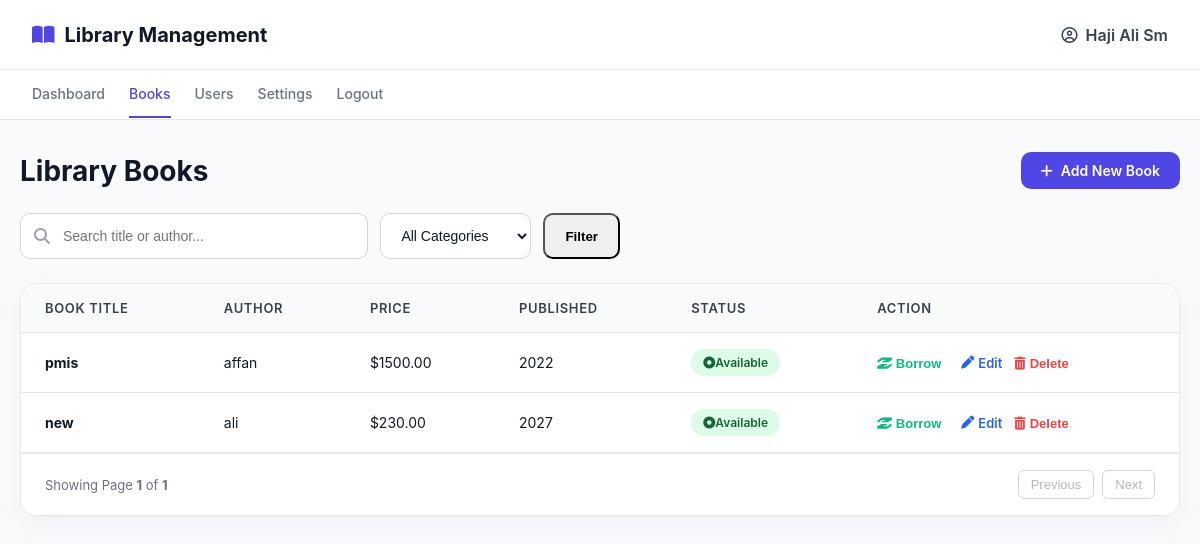
Before: /books/ (signed in) with the older database file.
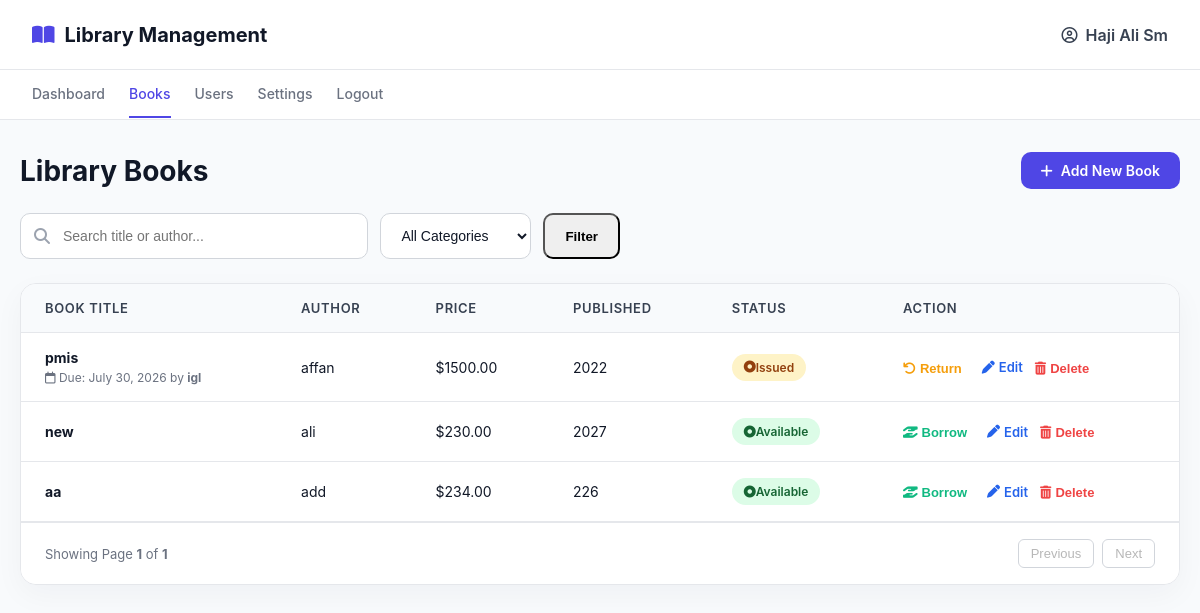
After: the same page with the newer database file.
### books/models.py (models this page shows, shortened)
class Book(models.Model):
    title = models.CharField(max_length=200)
    author = models.CharField(max_length=100)
    price = models.DecimalField(max_digits=8, decimal_places=2)
    published_year = models.IntegerField()
    available = models.BooleanField(default=True)
    CATEGORY_CHOICES = [
        ('Fiction', 'Fiction'),
        ('Science', 'Science & Tech'),
        ('History', 'History'),
        ('Biography', 'Biography'),
        ('General', 'General'),
    ]
    category = models.CharField(max_length=50, choices=CATEGORY_CHOICES, default='General')

class BookLoan(models.Model):
    book = models.ForeignKey(Book, on_delete=models.CASCADE, related_name="loans")
    user = models.ForeignKey(User, on_delete=models.CASCADE, related_name="loans")
    borrowed_at = models.DateTimeField(auto_now_add=True)
    returned_at = models.DateTimeField(null=True, blank=True)
    due_date = models.DateField(null=True, blank=True)

### books/views.py (the view)
# urls.py: path("books/", book_list, name="book-list"),
@login_required
def book_list(request):
    query = request.GET.get('q')
    category_filter = request.GET.get('category')
    books = Book.objects.all().order_by('id')
    if query:
        books = books.filter(
            Q(title__icontains=query) | Q(author__icontains=query)
        )
    if category_filter and category_filter != 'All':
        books = books.filter(category=category_filter)
    paginator = Paginator(books, 5)
    page_number = request.GET.get('page')
    page_obj = paginator.get_page(page_number)
    total_books = Book.objects.count()
    available_books = Book.objects.filter(available=True).count()
    issued_books = Book.objects.filter(available=False).count()
    total_members = User.objects.count()
    context = {
        "books": page_obj,  # Pass the paginated pages instead of books list
        "total_books": total_books,
        "available_books": available_books,
        "issued_books": issued_books,
        "total_members": total_members,
        "active_tab": "books",
        "selected_category": category_filter or 'All'
    }
    return render(request, "books/book_list.html", context)

### books/templates/books/book_list.html (shortened to what this page needs)
{% extends 'books/base.html' %}
{% block content %}
<div class="page-header">
    <h1>Library Books</h1>
    <a href="{% url 'add-book' %}" class="btn-primary" style="background-color: #4F46E5; color: #FFFFFF; text-decoration: none; padding: 10px 20px; border-radius: 10px; font-weight: 600; font-size: 14px; display: inline-flex; align-items: center; gap: 8px;">
        <i class="fa-solid fa-plus"></i> Add New Book
    </a>
</div>
<div class="controls-row">
    <form method="GET" action="{% url 'book-list' %}" style="display: flex; gap: 12px; width: 100%; max-width: 600px; align-items: center;">
        <div class="search-box-wrapper" style="flex: 2; margin-bottom: 0;">
            <i class="fa-solid fa-magnifying-glass search-icon"></i>
            <input type="text" name="q" placeholder="Search title or author..." value="{{ request.GET.q|default:'' }}" style="width: 100%; height: 46px; border-radius: 10px; border: 1px solid #D1D5DB; padding: 12px 16px 12px 42px;">
        </div>
        <select name="category" onchange="this.form.submit()" style="height: 46px; border-radius: 10px; border: 1px solid #D1D5DB; padding: 0 16px; outline: none; background-color: #FFFFFF; font-size: 14px; font-weight: 500; cursor: pointer; color: #111827;">
            <option value="All" {% if selected_category == 'All' %}selected{% endif %}>All Categories</option>
        </select>
        <button type="submit" class="btn-primary" style="height: 46px; border-radius: 10px; padding: 0 20px; font-weight: 600;">Filter</button>
    </form>
</div>
<div class="table-card">
    <div class="table-responsive">
        <table class="book-table">
            <thead>
                <tr>
                    <th>Book Title</th>
                    <th>Author</th>
                    <th>Price</th>
                    <th>Published</th>
                    <th>Status</th>
                    <th>Action</th>
                </tr>
            </thead>
            <tbody>
                {% for book in books %}
                <tr>
                    <td>
                        <strong>{{ book.title }}</strong>
                        {% for loan in book.loans.all %}
                            {% if not loan.returned_at %}
                                <div style="font-size: 12px; color: #6B7280; margin-top: 4px;">
                                    <i class="fa-regular fa-calendar"></i> Due: {{ loan.due_date }} by <strong>{{ loan.user.username }}</strong>
                                </div>
                            {% endif %}
                        {% endfor %}
                    </td>
                    <td>{{ book.author }}</td>
                    <td>${{ book.price }}</td>
                    <td>{{ book.published_year }}</td>
                    <td>
                        {% if book.available %}
                        <span class="status-badge status-available">
                            <i class="fa-solid fa-circle-dot me-1"></i> Available
                        </span>
                        {% else %}
                        <span class="status-badge status-issued">
                            <i class="fa-solid fa-circle-dot me-1"></i> Issued
                        </span>
                        {% endif %}
                    </td>
                    <td>
                        <div class="action-cell">
                            {% if book.available %}
                            <form method="POST" action="{% url 'borrow-book' book.id %}" style="display:inline;">
                                <button type="submit" class="btn-action" style="color: #10B981; margin-right: 8px;">
                                    <i class="fa-solid fa-hand-holding-hand"></i> Borrow
                                </button>
                            </form>
                            {% else %}
                            <form method="POST" action="{% url 'return-book' book.id %}" style="display:inline;">
                                <button type="submit" class="btn-action" style="color: #F59E0B; margin-right: 8px;">
                                    <i class="fa-solid fa-arrow-rotate-left"></i> Return
                                </button>
                            </form>
                            {% endif %}
                            <a href="{% url 'edit-book' book.id %}" class="btn-action btn-edit">
                                <i class="fa-solid fa-pen"></i> Edit
                            </a>
                            <form method="POST" action="{% url 'delete-book' book.id %}" style="display:inline;" onsubmit="return confirm('Are you sure you want to delete &quot;{{ book.title }}&quot;?');">
                                <button type="submit" class="btn-action btn-delete">
                                    <i class="fa-solid fa-trash-can"></i> Delete
                                </button>
                            </form>
                        </div>
                    </td>
                </tr>
                {% endfor %}
            </tbody>
        </table>
    </div>
    <div class="pagination-container">
        <div class="pagination-info">
            Showing Page <strong>{{ books.number }}</strong> of <strong>{{ books.paginator.num_pages }}</strong>
        </div>
        <div class="pagination-buttons">
            {% if books.has_previous %}
                <a href="?page={{ books.previous_page_number }}{% if request.GET.q %}&q={{ request.GET.q }}{% endif %}{% if request.GET.category %}&category={{ request.GET.category }}{% endif %}" class="btn-page" style="text-decoration: none; color: inherit;">Previous</a>
            {% else %}
                <button class="btn-page" disabled>Previous</button>
            {% endif %}
            {% if books.has_next %}
                <a href="?page={{ books.next_page_number }}{% if request.GET.q %}&q={{ request.GET.q }}{% endif %}{% if request.GET.category %}&category={{ request.GET.category }}{% endif %}" class="btn-page" style="text-decoration: none; color: inherit;">Next</a>
            {% else %}
                <button class="btn-page" disabled>Next</button>
            {% endif %}
        </div>
    </div>
</div>
{% endblock %}

### books/templates/books/base.html (shortened to what this page needs)
{% load static %}
<!DOCTYPE html>
<html lang="en">
<head>
    <link rel="stylesheet" href="https://cdnjs.cloudflare.com/ajax/libs/font-awesome/6.4.0/css/all.min.css">
</head>
<body>
    <header class="top-navbar">
        <a href="{% url 'dashboard' %}" class="logo-area">
            <i class="fa-solid fa-book-open" style="color: #4F46E5;"></i> Library Management
        </a>
        <div class="user-area">
            <i class="fa-regular fa-circle-user"></i> {% if user.first_name %}{{ user.first_name }} {{ user.last_name }}{% else %}{{ user.username }}{% endif %}
        </div>
    </header>
    <nav class="sub-navbar">
        <ul class="nav-links">
            <li><a href="{% url 'dashboard' %}" class="{% if active_tab == 'dashboard' %}active{% endif %}">Dashboard</a></li>
            <li><a href="{% url 'book-list' %}" class="{% if active_tab == 'books' %}active{% endif %}">Books</a></li>
            <li><a href="{% url 'users' %}" class="{% if active_tab == 'users' %}active{% endif %}">Users</a></li>
            <li><a href="{% url 'settings' %}" class="{% if active_tab == 'settings' %}active{% endif %}">Settings</a></li>
            <li><a href="{% url 'logout' %}">Logout</a></li>
        </ul>
    </nav>
    <main class="container">
        {% block content %}
        {% endblock %}
    </main>
</body>
</html>

Changed rows visible on the page:
changed Book "pmis": available "Available Borrow" → "Issued Return"
added BookLoan: due_date "July 30, 2026", user.username "igl", shown under Book "pmis"
added Book: title "aa", author "add", price "234.00", published_year "226", available True (drawn)
